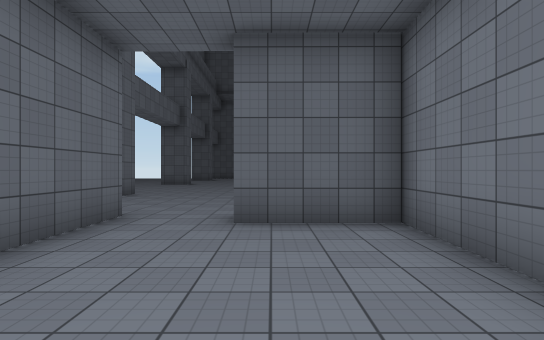
[1] (above)

16 first-person views from a walk through a Unity game level. The camera is 1.5 m above the floor, looks level and sees 80° across. The floor is counted in squares, 2 m on a side. Each view is taken from the middle of a square. On the plan, view 1 faces up. The plan holds only what a view shows up to about 11 squares ahead; the rest is blank. The place goes on beyond the plan. The player character is not drawn. Some surface patterns are stand-ins.

[2]
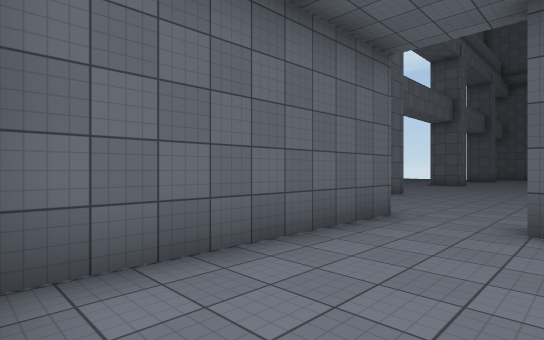

[3]
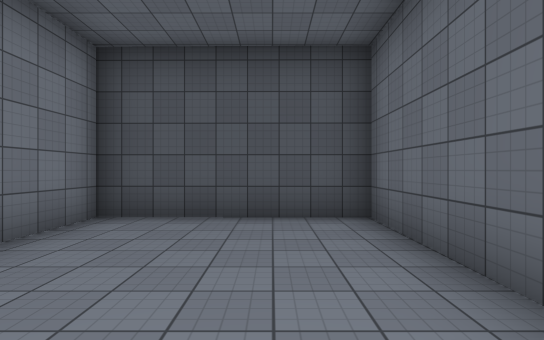

[4]
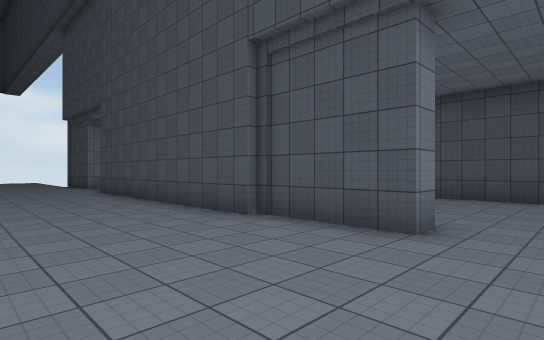

[5]
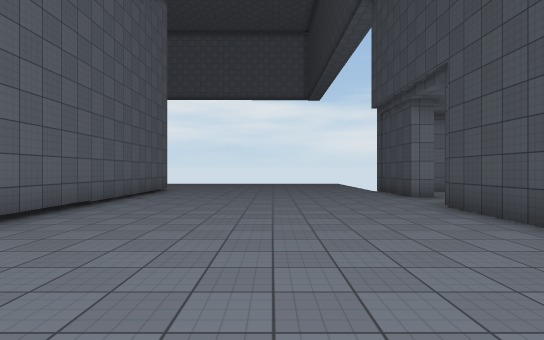

[6]
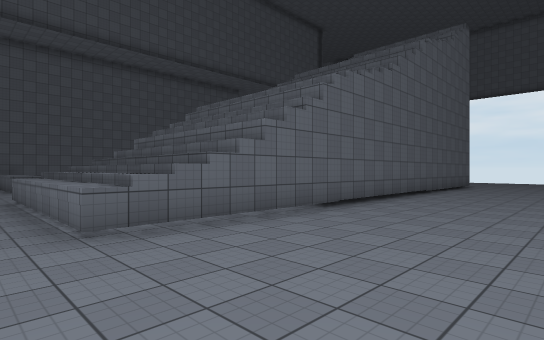

[7]
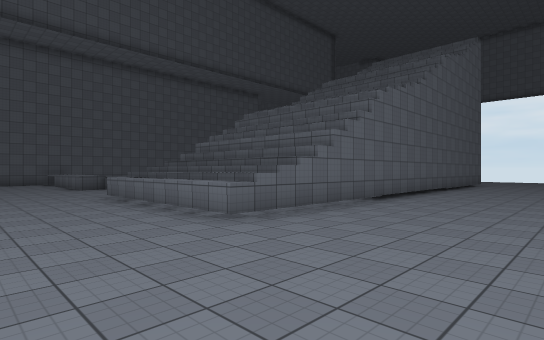

[8]
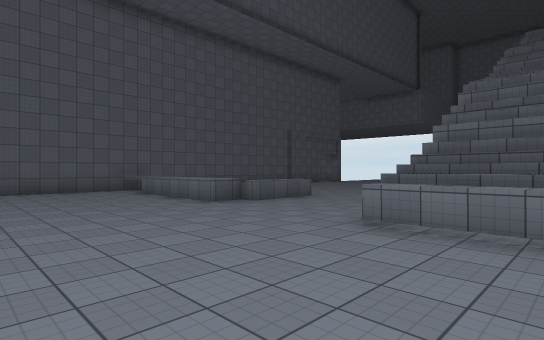

[9]
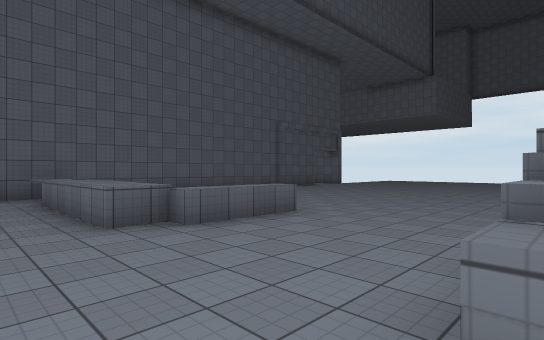

[10]
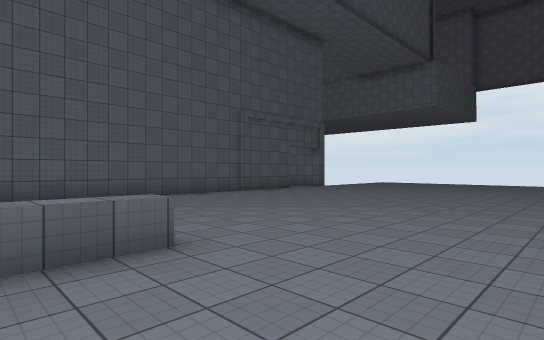

[11]
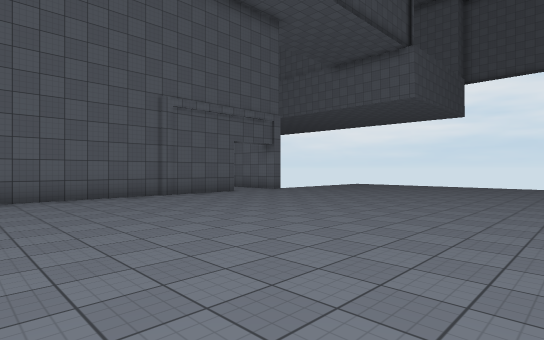

[12]
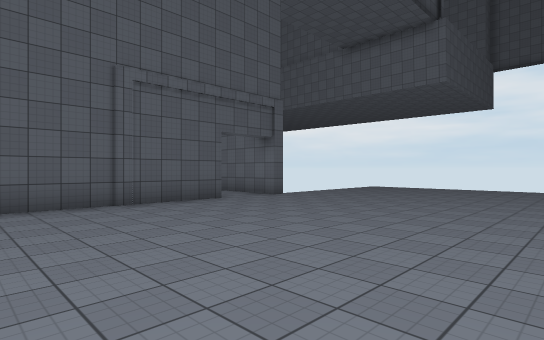

[13]
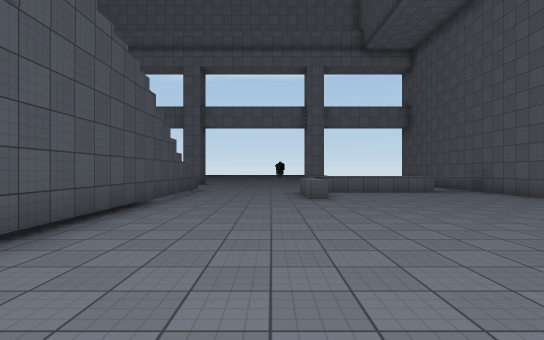

[14]
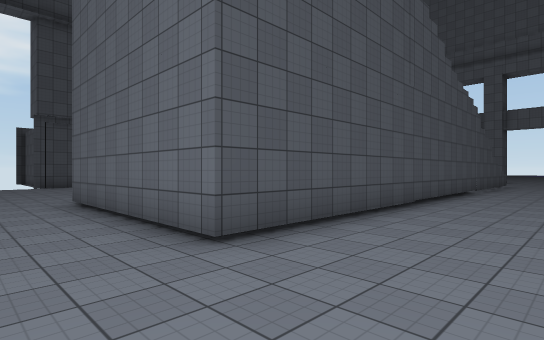

[15]
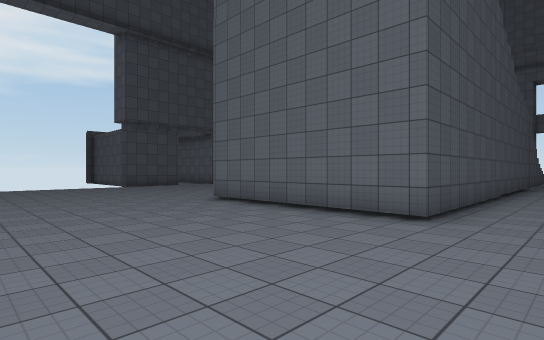

[16]
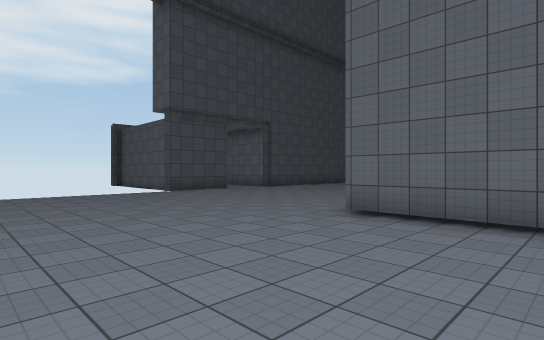

### Floor plan
Points are (right, up) in squares from view 1. A wall is a line through its corners. A room is listed if a view was taken in it or the views show most of it. See-through windows are left out.
Room 1 (views 1, 2)
walls: (-2.5, 4.4) (-2.5, -0.1) (1.8, -0.2) (1.8, 4.6) (-0.5, 4.6)
ways out: opening at (-1.5, 5) to room 2
Room 2 (views 3, 4, 5, 6, 7, 8, 9, 10, 11, 12, 13, 14, 15, 16)
walls: (1.1, 18.3) (15.1, 18.3) (15.1, 12.9); (1.3, 22.4) (0.6, 22.4) (0.6, 27.4); (14, 12.9) (0, 12.9) (0, 18.4); (0.6, 12.9) (0.6, 18.4); (12.2, 28.1) (-3, 28.1); (14.1, 27.9) (14.2, 29.4); (2.1, 5.4) (9.6, 5.4); (11.8, 4.6) (11.8, 5.1) (14, 5.1); (-0.5, 4.6) (-0.5, 5.2) (2.1, 5.2); (-2.5, 5.4) (-2.5, 4.4)
low walls: (3.6, 22.5) (3.6, 21.9) (1.3, 21.9) (1.3, 22.4); (1.3, 27.9) (1.3, 22.4)
ways out: opening at (-1.5, 5) to room 1; opening at (11, 5); opening at (13, 29)

Positions as (right, up) in squares from view 1, and headings:
1: (0, 0), facing up
2: (0, 0), facing up-left
3: (-1, 5), facing down
4: (-2, 9), facing down-right
5: (3, 9), facing right
6: (-1, 9), facing up-right
7: (-3, 9), facing up-right
8: (-4, 16), facing up-right
9: (-1, 18), facing up-right
10: (2, 19), facing up-right
11: (5, 19), facing up-right
12: (7, 21), facing up-right
13: (12, 21), facing left
14: (17, 21), facing down-left
15: (20, 20), facing down-left
16: (20, 16), facing down-left
